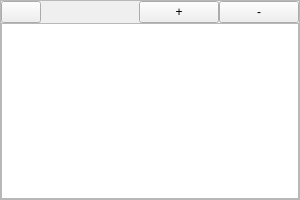
<?xml version="1.0" encoding="UTF-8"?>
<ui version="4.0">
 <class>CompositionSelector</class>
 <widget class="QFrame" name="CompositionSelector">
  <property name="geometry">
   <rect>
    <x>0</x>
    <y>0</y>
    <width>300</width>
    <height>200</height>
   </rect>
  </property>
  <property name="windowTitle">
   <string>Select elements</string>
  </property>
  <property name="frameShape">
   <enum>QFrame::StyledPanel</enum>
  </property>
  <property name="frameShadow">
   <enum>QFrame::Raised</enum>
  </property>
  <property name="lineWidth">
   <number>1</number>
  </property>
  <layout class="QVBoxLayout" name="verticalLayout_2">
   <property name="spacing">
    <number>0</number>
   </property>
   <property name="leftMargin">
    <number>0</number>
   </property>
   <property name="topMargin">
    <number>0</number>
   </property>
   <property name="rightMargin">
    <number>0</number>
   </property>
   <property name="bottomMargin">
    <number>0</number>
   </property>
   <item>
    <layout class="QHBoxLayout" name="horizontalLayout">
     <item>
      <widget class="QPushButton" name="buttonOK">
       <property name="icon">
        <iconset resource="../resources.qrc">
         <normaloff>:/icons/dialog-ok-apply.png</normaloff>:/icons/dialog-ok-apply.png</iconset>
       </property>
      </widget>
     </item>
     <item>
      <spacer name="horizontalSpacer">
       <property name="orientation">
        <enum>Qt::Horizontal</enum>
       </property>
       <property name="sizeHint" stdset="0">
        <size>
         <width>40</width>
         <height>20</height>
        </size>
       </property>
      </spacer>
     </item>
     <item>
      <widget class="QPushButton" name="buttonAdd">
       <property name="text">
        <string>+</string>
       </property>
      </widget>
     </item>
     <item>
      <widget class="QPushButton" name="buttonRemove">
       <property name="text">
        <string>-</string>
       </property>
      </widget>
     </item>
    </layout>
   </item>
   <item>
    <widget class="QTableView" name="viewElement">
     <property name="horizontalScrollBarPolicy">
      <enum>Qt::ScrollBarAlwaysOff</enum>
     </property>
     <property name="selectionBehavior">
      <enum>QAbstractItemView::SelectRows</enum>
     </property>
     <attribute name="verticalHeaderVisible">
      <bool>false</bool>
     </attribute>
    </widget>
   </item>
  </layout>
 </widget>
 <resources>
  <include location="../resources.qrc"/>
 </resources>
 <connections/>
</ui>
